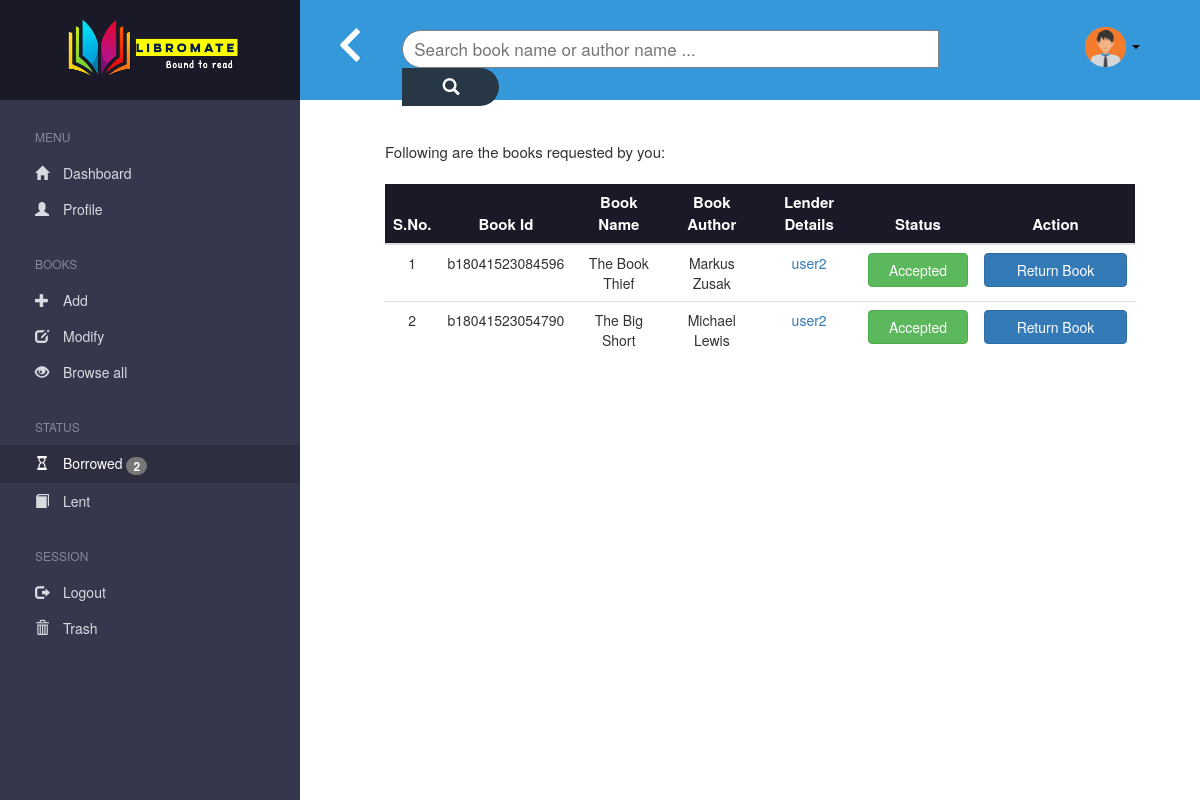
The app's page /borrow.php (signed in) with its own data.
### tables this page shows
CREATE TABLE `requests` (
  `bid` varchar(15) DEFAULT NULL,
  `from_user` varchar(15) NOT NULL,
  `to_user` varchar(15) NOT NULL,
  `sn` tinyint(1) DEFAULT '0',
  `rn` tinyint(1) DEFAULT '0',
  `status` char(1) DEFAULT '0',
  KEY `bid` (`bid`),
  KEY `from_user` (`from_user`),
  KEY `to_user` (`to_user`),
  CONSTRAINT `requests_ibfk_1` FOREIGN KEY (`bid`) REFERENCES `books` (`bid`),
  CONSTRAINT `requests_ibfk_2` FOREIGN KEY (`from_user`) REFERENCES `users` (`id`),
  CONSTRAINT `requests_ibfk_3` FOREIGN KEY (`to_user`) REFERENCES `users` (`id`)
);

CREATE TABLE `books` (
  `bid` varchar(15) NOT NULL,
  `bname` varchar(40) NOT NULL,
  `author` varchar(30) NOT NULL,
  `owner` varchar(15) NOT NULL,
  `trash` tinyint(1) DEFAULT '0',
  PRIMARY KEY (`bid`),
  KEY `owner` (`owner`),
  CONSTRAINT `books_ibfk_1` FOREIGN KEY (`owner`) REFERENCES `users` (`id`)
);

CREATE TABLE `users` (
  `id` varchar(15) NOT NULL,
  `name` varchar(30) NOT NULL,
  `username` varchar(20) NOT NULL,
  `password` varchar(32) NOT NULL,
  `mobile` bigint(20) NOT NULL,
  `email` varchar(30) NOT NULL,
  `level` tinyint(1) NOT NULL DEFAULT '0',
  `points` smallint(6) DEFAULT '10',
  PRIMARY KEY (`id`)
);

### count.php (called while the page is built, shortened)
<?php
    require_once('db_connect.php');
    $query = "select count(*) from requests where from_user='" . $_SESSION['user_id'] . "' and sn=1";
    $result = mysqli_query($link,$query);
    $row = mysqli_fetch_array($result);
    $borrow = $row['count(*)'];
?>

### borrow.php (the view, shortened to what this page needs)
<?php
	include 'count.php';
?>
<!DOCTYPE html>
<html lang="en">
	<head>
	    <link rel="stylesheet" href="https://maxcdn.bootstrapcdn.com/bootstrap/3.3.7/css/bootstrap.min.css">
	    <link rel="stylesheet" type="text/css" href="CSS/style.css">
	</head>
	<body>
		<div class="container-fluid">
			<div class="row">
				<div class="col-md-3">
					<div class="row">
        				<div class="col-md-3" align="center" style="background-color:#1A1927;position:fixed">
        					<a href="dashboard.php"><img src="Images/logo.png" style="height:100px;"></a>
        				</div>
        				<div id="dashboard_left_col" style="padding-top:100px">
					        <ul>
								<br>
					            <p>MENU</p>
					            <li><a href="dashboard.php">
					                <span class="glyphicon glyphicon-home"></span>&emsp;Dashboard</a>
					            </li>
					            <li><a href="profile.php">
					                <span class="glyphicon glyphicon-user"></span>&emsp;Profile</a>
					            </li>
								<br>
					            <p>BOOKS</p>
					            <li><a href="add.php">
					                <span class="glyphicon glyphicon-plus"></span>&emsp;Add</a>
					            </li>
					            <li><a href="modify.php">
					                <span class="glyphicon glyphicon-edit"></span>&emsp;Modify</a>
					            </li>
								<li><a href="browse.php">
					                <span class="glyphicon glyphicon-eye-open"></span>&emsp;Browse all</a>
					            </li>
								<br>
								<p>STATUS</p>
					            <li><a href="borrow.php" class="active">
					            		<span class="glyphicon glyphicon-hourglass"></span>&emsp;Borrowed
									 	<?php
									 		if($borrow!=0) {
												echo "<span class='badge'>$borrow</span>";
									 		}
									 	?>
								 	</a>
					            </li>
					            <li><a href="lent.php">
					                	<span class="glyphicon glyphicon-book"></span>&emsp;Lent
									</a>
					            </li>
					            <br>
					            <p>SESSION</p>
					            <li><a href="logout.php">
					                <span class="glyphicon glyphicon-log-out"></span>&emsp;Logout</a>
					            </li>
					            <li><a href="trash.php">
					                <span class="glyphicon glyphicon-trash"></span>&emsp;Trash</a>
					            </li>
					        </ul>
					    </div>
					</div>
				</div>
				<?php
					include "topnav.php";
				?>
						<div class="container-fluid">
							<br>
							<div style="font-size:15px;padding-left:70px">
					            <?php
					                require_once('db_connect.php');
					                $query = "SELECT * FROM requests AS r, books AS b, users as u
											  WHERE b.bid=r.bid AND u.id=b.owner AND r.to_user=u.id AND r.from_user='" . $_SESSION['user_id'] . "'";
					                $result = mysqli_query($link,$query);
					                if(mysqli_num_rows($result)==0)
					                    echo nl2br("\nYou have not requested any book yet !!");
					                else
					                    echo nl2br("\nFollowing are the books requested by you:");
					                echo nl2br("\n\n");
					            ?>
							</div>
							<div class="table-responsive" style="padding-left:70px;padding-right:50px">
				                <table class="table" align="center">
				    				<thead>
				      					<tr>
				            				<th>S.No.</th>
				            				<th>Book Id</th>
				            				<th>Book Name</th>
				            				<th>Book Author</th>
				            				<th>Lender Details</th>
				            				<th>Status</th>
											<th>Action</th>
				        				</tr>
				    				</thead>
									<tbody>
					                    <?php
					                        $i=1;
					                        while($row = mysqli_fetch_array($result)) {
												if($row['sn'] == 1)
													echo "<tr style='background-color:white'>";
												else
													echo "<tr>";
												echo "<td>" . $i . "</td>";
					        	                echo "<td>" . $row["bid"] . "</td>";
					        	                echo "<td>" . $row["bname"] . "</td>";
					        	                echo "<td>" . $row["author"] . "</td>";
												if($row['status'] == 1) {
													$info_query = "SELECT * from users AS u,requests AS r,books AS b WHERE u.id='".$row['id']."' AND r.bid=b.bid";
													$info_result = mysqli_query($link,$info_query);
													$info = mysqli_fetch_array($info_result);
										?>
													<td>
														<a href='#' data-toggle='popover' data-trigger='focus' data-content="
														Email: <?php echo $info['email'] ?><br>
														Mobile: <?php echo $info['mobile']; ?>">
															<?php echo $info['name']; ?>
														</a>
													</td>
										<?php
												}
												else {
													echo "<td>" . $row["name"] . "</td>";
												}
												if($row["status"] == 0) {
													echo "<td><button class='btn btn-warning' style='width:100px'>Pending</button></td>";
													echo "<td><a href='query.php?return=" . $row['bid'] . "&to_user=" . $row['id'] . "'>
														  <input class='btn btn-primary' type='button' name='cancel' value='Cancel Request' style='width:143px'>
														  </a></td>";
												}
												else if($row["status"] == 1) {
													echo "<td><button class='btn btn-success' style='width:100px'>Accepted</button></td>";
													echo "<td><a href='query.php?return=" . $row['bid'] . "&to_user=" . $row['id'] ."'>
														  <input class='btn btn-primary' type='button' name='return' value='Return Book' style='width:143px'>
														  </a></td>";
												}
					        	                echo "</tr>";
					        	                ++$i;
					                        }
					                    ?>
									</tbody>
				                </table>
				            </div>
						</div>
				    </div>
				</div>
			</div>
		</div>
	</body>
</html>

### CSS/style.css (style rules this page uses)
#dashboard_left_col p { padding-left: 35px; padding-top:8px; color: #868899; font-size: 12px; }
#dashboard_left_col ul { list-style-type: none; margin: 0; padding: 0; width: 25%; background-color: #35374C; position: fixed; height: 100%; overflow: auto; font-size: 14px; }
#dashboard_left_col li a { display: block; color: #D6DBDF; padding: 8px 35px; text-decoration: none; }
#dashboard_left_col li a.active { background-color: #2D2E40; color: white; text-decoration: none; }
.table-responsive { max-height: 450px; }
.table { background-color: #D7DBDD; }
thead { background-color: #1A1927; color: white; }
tbody { overflow:auto; }
th { font-size: 15px; text-align: center; vertical-align: middle; }
td { font-size: 14px; text-align: center; vertical-align: middle; }

### records on screen
requests: bid.bid "b18041523084596", bid.bname "The Book Thief", bid.author "Markus Zusak", to_user.name "user2"
requests: bid.bid "b18041523054790", bid.bname "The Big Short", bid.author "Michael Lewis", to_user.name "user2"

### other values on screen
$borrow "2"
